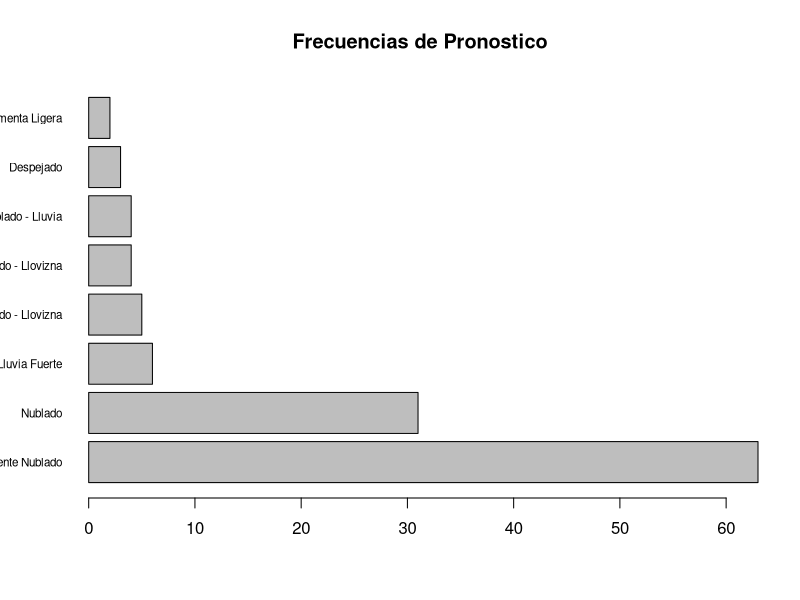
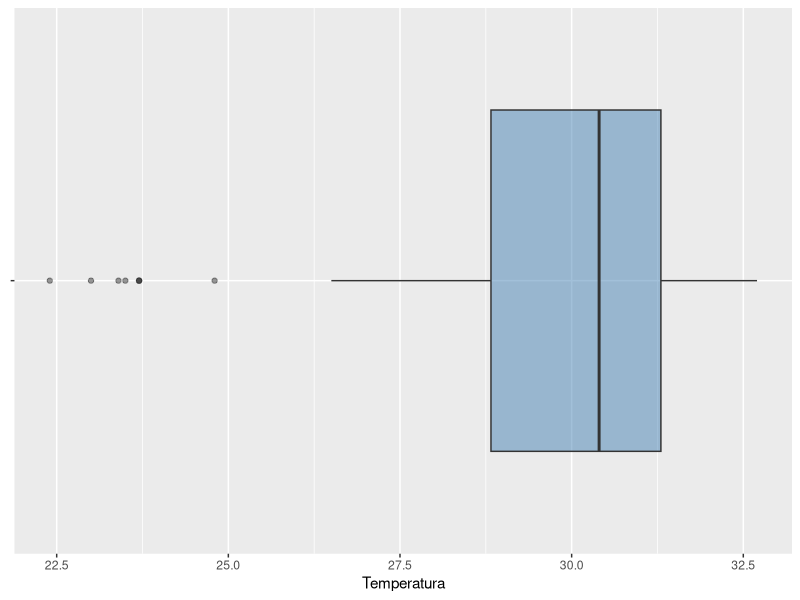
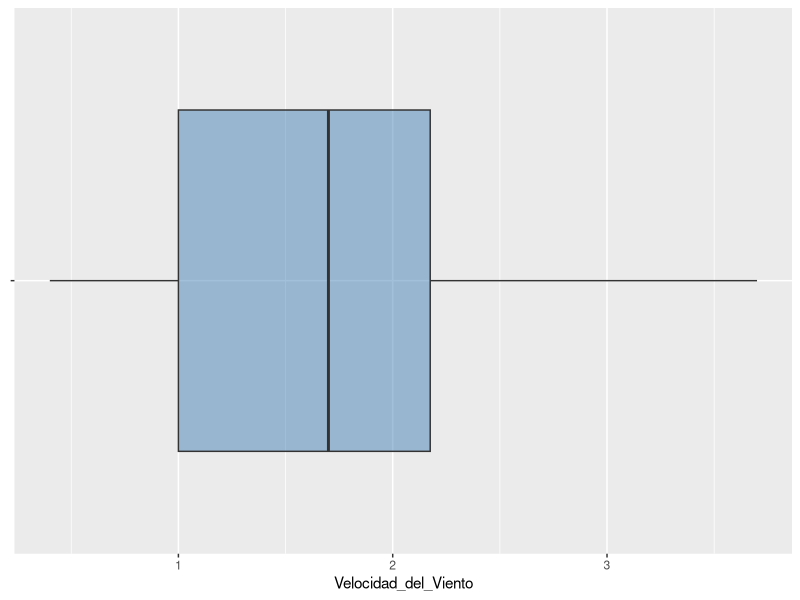
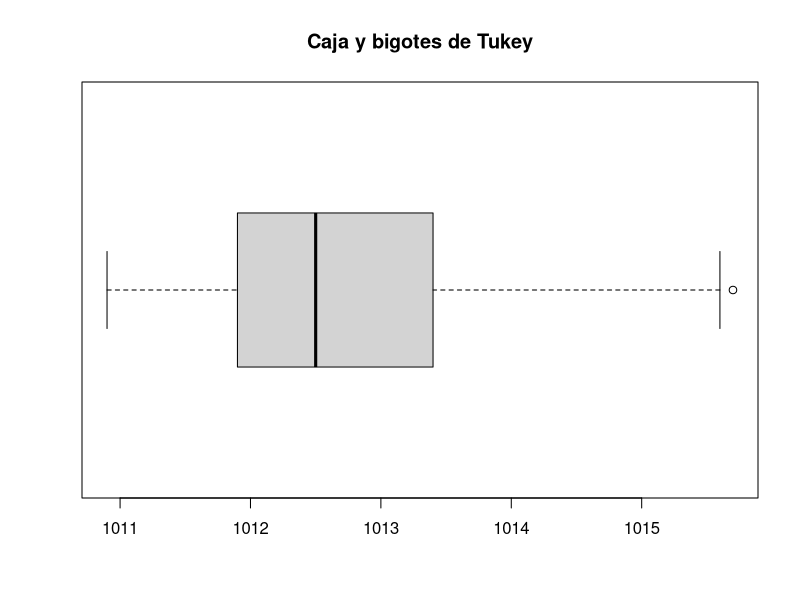
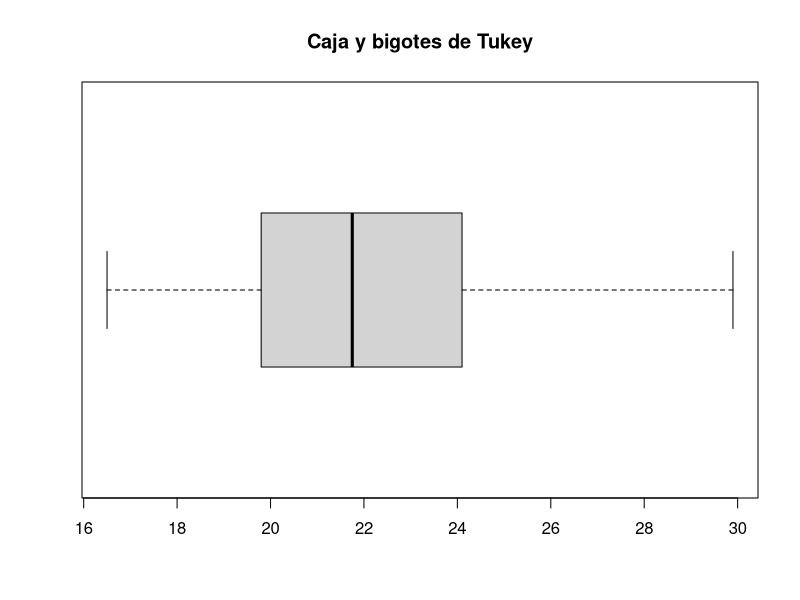
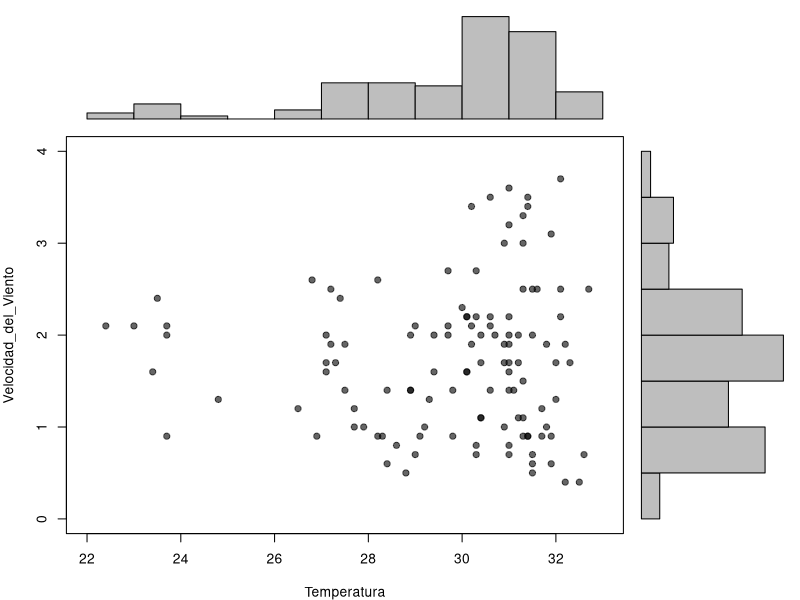
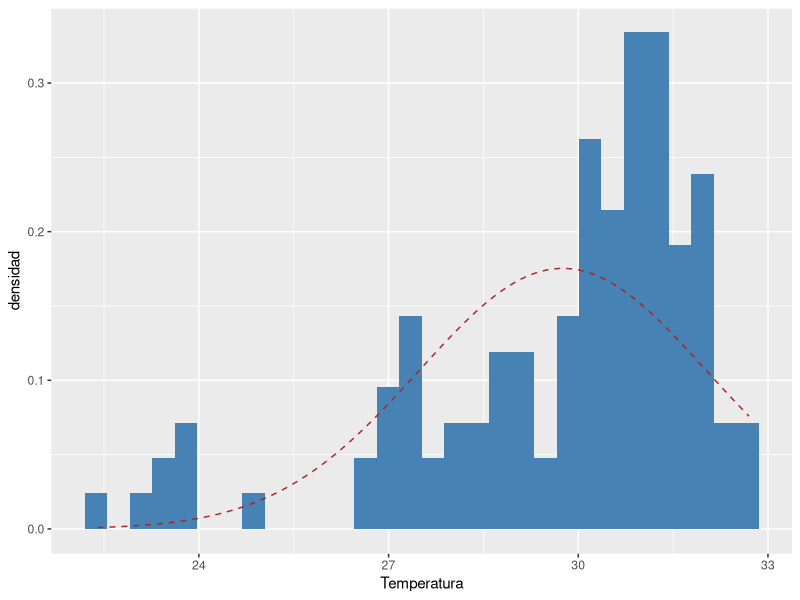
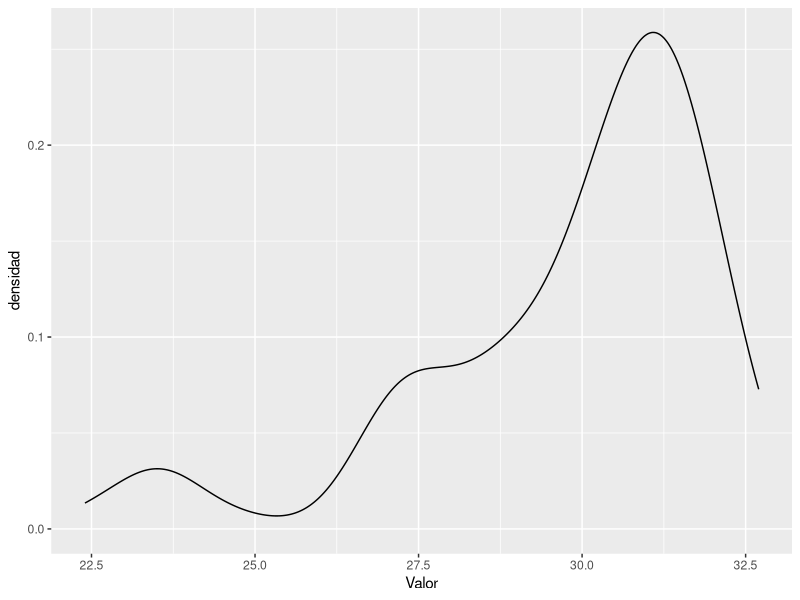

The R source for these figures, in order:
## ---- chunk 1
knitr::opts_chunk$set(echo = TRUE, warning = FALSE, message = FALSE)
library(ggplot2)
## ---- chunk 2
# ORI.csv es la base del Taller 01 (IDEAM). Ponerlo al lado del cuaderno.
# La copia que reparte el curso viene en ISO-8859-1; si la tuya ya está en
# UTF-8 (la de data/ del repo lo está), quitá el fileEncoding.
datos <- read.csv("../../data/ORI.csv", sep = ";", dec = ".",
                  fileEncoding = "latin1", stringsAsFactors = FALSE)
names(datos) <- trimws(names(datos))
## ---- chunk 3
datos <- datos[datos$Hora %in% c("12:00"), ]
## ---- chunk 4
# f1.fuente.vista_previa
cat("Dimensiones:", nrow(datos), "filas x", ncol(datos), "columnas\n")
utils::head(datos, 10)
## ---- chunk 5
# f1.balanceo.frecuencias
tabla <- sort(table(datos$Pronostico), decreasing = TRUE)
print(cbind(n = tabla, prop = round(prop.table(tabla), 3)))
barplot(tabla, horiz = TRUE, las = 1, cex.names = 0.7,
        main = "Frecuencias de Pronostico")
## ---- chunk 6
# f1.diccionario.tabla
str(datos)
data.frame(columna = names(datos),
           clase_en_R = vapply(datos, function(v) class(v)[1], ""),
           distintos = vapply(datos, function(v) length(unique(v)), 0L),
           row.names = NULL)
## ---- chunk 7
# f1.analisis.boxplot
ggplot(datos, aes(x = "", y = Temperatura)) +
  geom_boxplot(fill = "steelblue", alpha = 0.5) +
  coord_flip() + labs(x = NULL)
## ---- chunk 8
# f1.analisis.boxplot
ggplot(datos, aes(x = "", y = Velocidad_del_Viento)) +
  geom_boxplot(fill = "steelblue", alpha = 0.5) +
  coord_flip() + labs(x = NULL)
## ---- chunk 9
# f1.calidad.atipicos
x <- datos$Presion
cuartiles <- quantile(x, c(0.25, 0.75), na.rm = TRUE)
limites <- c(cuartiles[1] - 1.5 * IQR(x, na.rm = TRUE),
             cuartiles[2] + 1.5 * IQR(x, na.rm = TRUE))
atipicos <- x[x < limites[1] | x > limites[2]]
cat("Atípicos por IQR (Tukey):", length(atipicos),
    "de", length(x), "\n")
print(round(limites, 2))
boxplot(x, horizontal = TRUE, main = "Caja y bigotes de Tukey")
## ---- chunk 10
# f1.calidad.atipicos
x <- datos$Punto_de_Rocio
cuartiles <- quantile(x, c(0.25, 0.75), na.rm = TRUE)
limites <- c(cuartiles[1] - 1.5 * IQR(x, na.rm = TRUE),
             cuartiles[2] + 1.5 * IQR(x, na.rm = TRUE))
atipicos <- x[x < limites[1] | x > limites[2]]
cat("Atípicos por IQR (Tukey):", length(atipicos),
    "de", length(x), "\n")
print(round(limites, 2))
boxplot(x, horizontal = TRUE, main = "Caja y bigotes de Tukey")
## ---- chunk 11
# f1.analisis.dispersion
completos <- complete.cases(datos[, c("Temperatura", "Velocidad_del_Viento")])
x <- datos$Temperatura[completos]; y <- datos$Velocidad_del_Viento[completos]
hx <- hist(x, plot = FALSE); hy <- hist(y, plot = FALSE)
layout(matrix(c(2, 0, 1, 3), 2, 2, byrow = TRUE),
       widths = c(4, 1), heights = c(1, 4))
par(mar = c(4, 4, 1, 1))
plot(x, y, pch = 19, col = "#00000099", xlab = "Temperatura", ylab = "Velocidad_del_Viento",
     xlim = range(hx$breaks), ylim = range(hy$breaks))
par(mar = c(0, 4, 1, 1))
barplot(hx$counts, axes = FALSE, space = 0)
par(mar = c(4, 0, 1, 1))
barplot(hy$counts, axes = FALSE, space = 0, horiz = TRUE)
layout(1)
cat("Pearson:   ", cor(datos$Temperatura, datos$Velocidad_del_Viento, use = "complete.obs"), "\n")
cat("Covarianza:", cov(datos$Temperatura, datos$Velocidad_del_Viento, use = "complete.obs"), "\n")
## ---- chunk 12
# f1.analisis.histograma
ggplot(datos, aes(x = Temperatura)) +
  geom_histogram(aes(y = after_stat(density)),
                 bins = 30, fill = "steelblue") +
  stat_function(fun = dnorm, args = list(mean = mean(datos$Temperatura, na.rm = TRUE), sd = sd(datos$Temperatura, na.rm = TRUE)), color = "firebrick", linetype = "dashed") +
  labs(x = "Temperatura", y = "densidad")
## ---- chunk 13
# f1.analisis.densidad
ggplot(datos, aes(x = Temperatura)) +
  geom_density() +
  labs(x = "Valor", y = "densidad")
## ---- chunk 14
# f1.analisis.qq_normal_datos
x <- datos$Temperatura
qqnorm(x, main = "Q-Q normal")
qqline(x, col = "firebrick")
cat("Shapiro-Wilk:\n"); print(shapiro.test(x))
## ---- chunk 15
# f1.analisis.histograma
ggplot(datos, aes(x = Presion)) +
  geom_histogram(aes(y = after_stat(density)),
                 bins = 30, fill = "steelblue") +
  labs(x = "Presion", y = "densidad")
## ---- chunk 16
# f1.analisis.densidad
ggplot(datos, aes(x = Presion)) +
  geom_density() +
  labs(x = "Valor", y = "densidad")
## ---- chunk 17
# f1.analisis.densidad
ggplot(datos, aes(x = Velocidad_del_Viento)) +
  geom_density() +
  stat_function(fun = dnorm, args = list(mean = mean(datos$Velocidad_del_Viento, na.rm = TRUE), sd = sd(datos$Velocidad_del_Viento, na.rm = TRUE)), color = "firebrick", linetype = "dashed") +
  labs(x = "Valor", y = "densidad")
